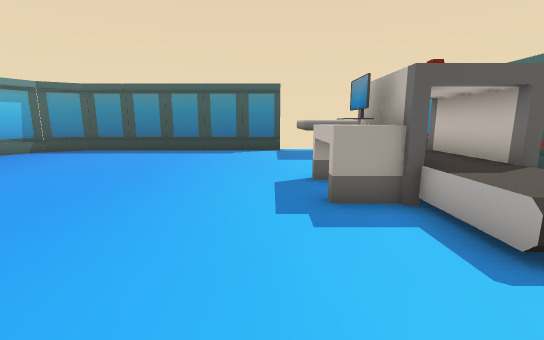
[1] (above)

14 first-person views from a walk through a Unity game level. The camera is 1.4 m above the floor, tilts 10° down and sees 90° across. The floor is counted in squares, 1 m on a side. Each view is taken from the middle of a square. On the plan, view 1 faces up. The plan holds only what a view shows up to about 13 squares ahead; the rest is blank. The place goes on beyond the plan. The player is left out.

[2]
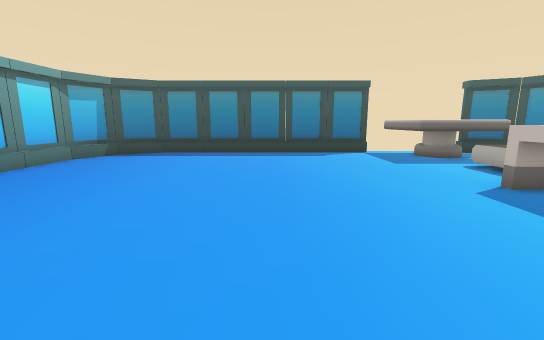

[3]
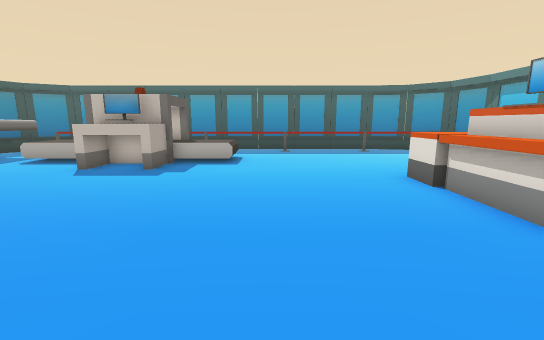

[4]
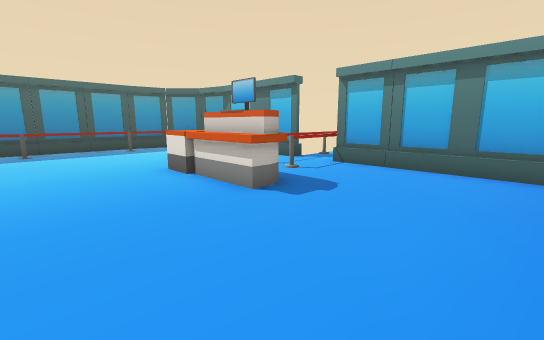

[5]
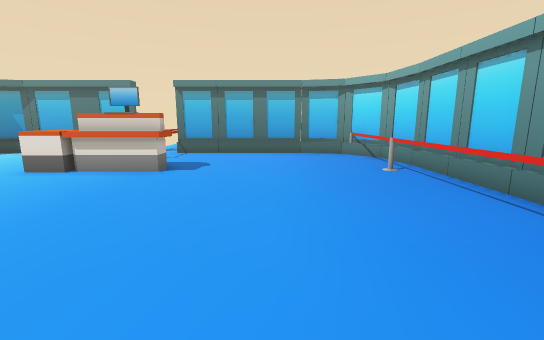

[6]
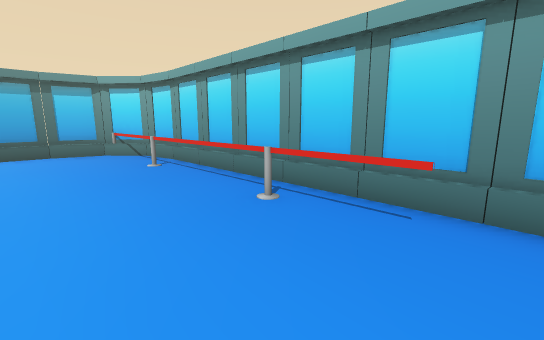

[7]
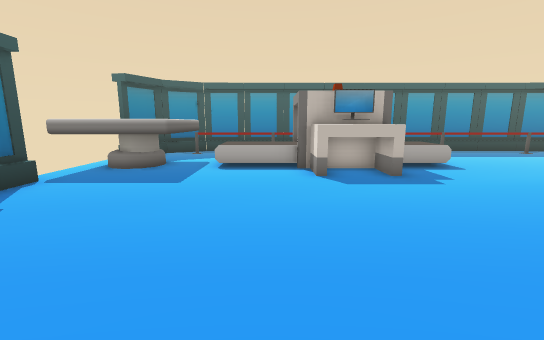

[8]
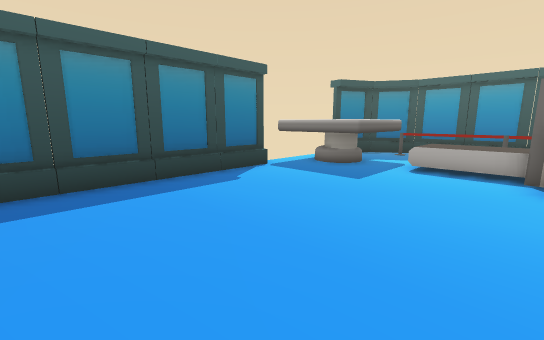

[9]
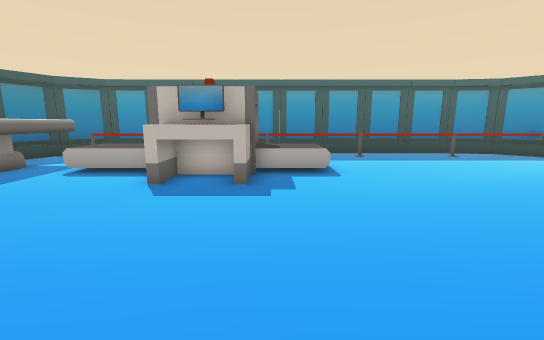

[10]
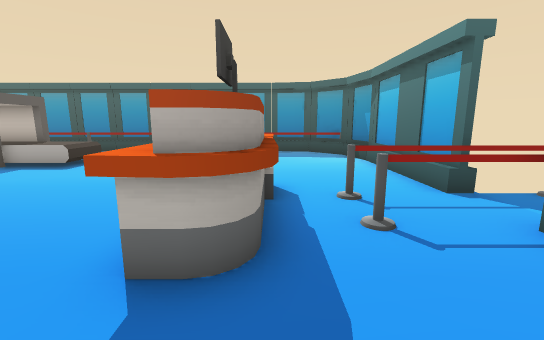

[11]
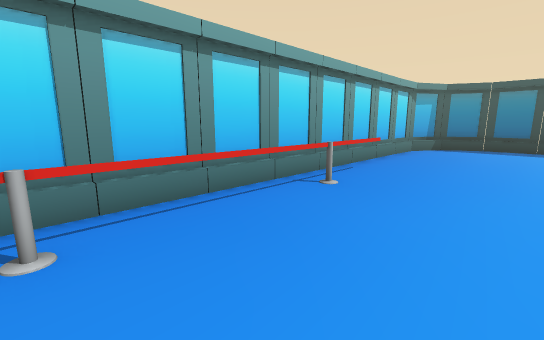

[12]
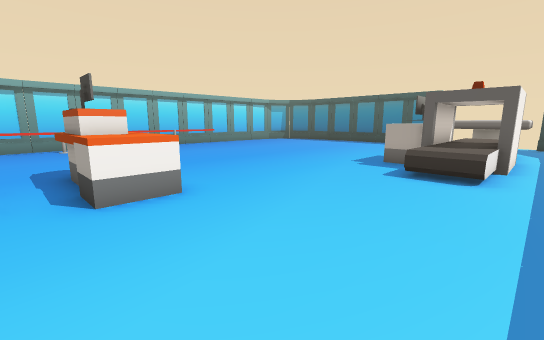

[13]
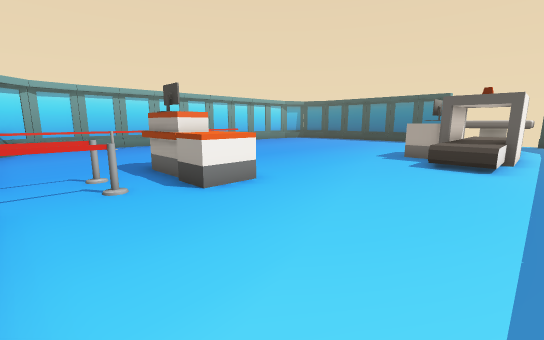

[14]
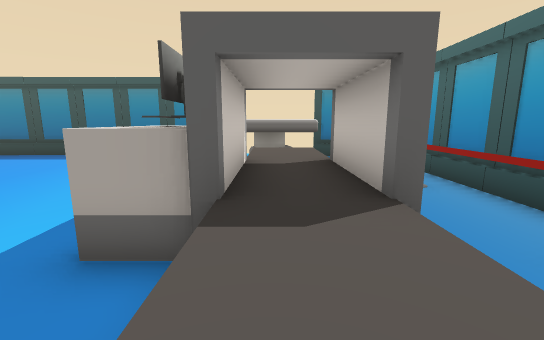

### Floor plan
Key: @ floor where view 1 was taken; # wall or solid block; x gap in a wall; . floor; = window, fence, low wall or low ledge; ^ raised ledge; O other object.
Columns run from 12 left of view 1 to 7 right of it. Each row starts with its distance up from view 1.
 14  ############.^^ x##
 13 ##............^^ .O#
 12 #.............^^ ..#
 11 #.............^^^.=#
 10 #..............^..=#
  9 #..............^^.=#
  8 #..............^^.=#
  7 #............#^##.=
  6 #............^^##.=
  5 #=...........^^##.=
  4 #=.............^^.=
  3 #=.............^^.=
  2 #=................=
  1 ##................=#
  0 #...........@.....=#
 -1 #.................=#
 -2 ##................=
 -3 #=......^##^^.....=
 -4 ##.......##^^.....=#
 -5 ##................=#
 -6  #........==......=#
 -7  #........==......##
 -8  #########=########
 -9            #
-10            #

Positions as (right, up) in squares from view 1, and headings:
1: (0, 0), facing up
2: (-4, 1), facing up
3: (-7, 1), facing right
4: (-8, 1), facing down-right
5: (-7, 5), facing down
6: (-7, 6), facing down-left
7: (-6, 8), facing right
8: (-6, 7), facing up-right
9: (-5, 4), facing right
10: (-6, -4), facing right
11: (-7, -3), facing up-left
12: (5, -5), facing up-left
13: (5, -7), facing up-left
14: (3, 2), facing up
